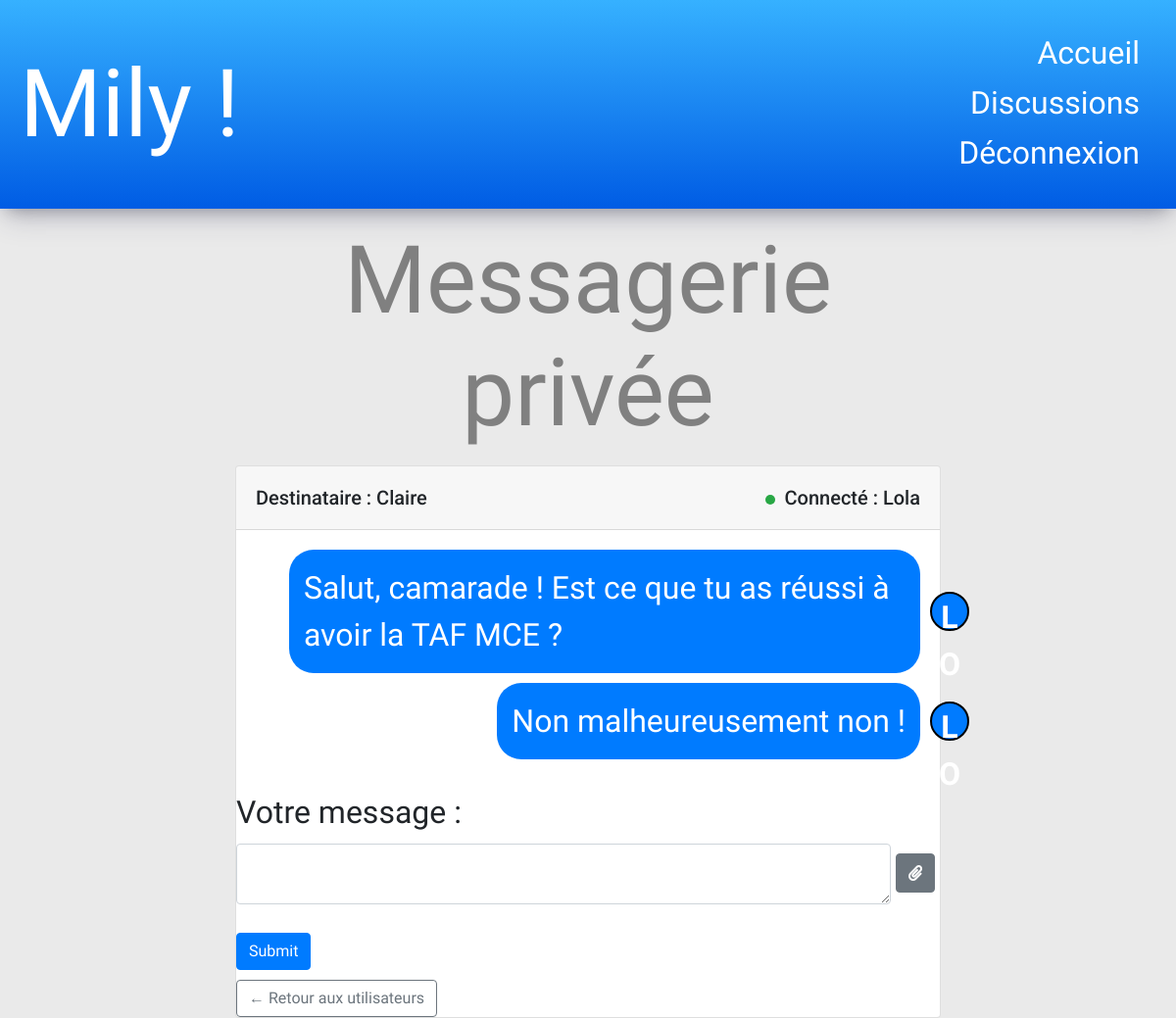
Screenshot of /discussion/message.php?id_user=3 (signed in) with the database file from the repository.
### tables this page shows
CREATE TABLE `user` (
  `id_user` int(11) NOT NULL,
  `username` text NOT NULL,
  `password` text NOT NULL,
  `user_preference` int(11) DEFAULT NULL
);

CREATE TABLE `message` (
  `id` int(11) NOT NULL,
  `message` text NOT NULL,
  `id_destinataire` int(11) NOT NULL,
  `id_auteur` int(11) NOT NULL,
  `id_fichier` int(11) DEFAULT NULL
);

### discussion/message.php (the view, shortened to what this page needs)
<?php
$bdd = new PDO('mysql:host=localhost;port=3306;dbname=tdyivzmprojetapp;charset=utf8', 'root', 'root');
$destinataire = array();
$getid = $_GET['id_user'] ?? $_POST['id_user'] ?? null;
if ((isset($_GET['id_user']) AND !empty($_GET['id_user'])) || (isset($_POST['id_user']) AND !empty($_POST['id_user']))) {
  $getid = isset($_GET['id_user']) ? $_GET['id_user'] : $_POST['id_user'];
  $recupUser= $bdd -> prepare('SELECT * FROM user WHERE id_user = ?');
  $recupUser -> execute(array($getid));
  if ($recupUser->rowCount() > 0){
    $destinataire = $recupUser->fetch();
} else {
    $error =  "Aucun utilisateur trouvé";
}
}else{
  $error = "Aucun identifiant trouvé11";
}
?>
<!DOCTYPE html>
<html lang="fr">
<head>
  <link rel="stylesheet" href="https://maxcdn.bootstrapcdn.com/bootstrap/4.5.2/css/bootstrap.min.css">
  <link rel="stylesheet" href="message.css">
  <link rel="stylesheet" href="https://cdnjs.cloudflare.com/ajax/libs/font-awesome/5.15.3/css/all.min.css">
</head>
<?php
include_once('../header.php');
?>
<body>
<div class="container_bis">
    <div class="row">
      <div class="col-12">
        <h2 class="text-center mt-3 mb-3" style="color: gray;">Messagerie privée</h2>
        <div class="card">
          <div class="card-header custom-card-header">
            <div class="d-flex justify-content-between">
              <span class="destinataire">
                <h5 class="mt-2" style="font-family: 'Roboto', sans-serif;">Destinataire : <?= isset($destinataire['username']) ? $destinataire['username'] : ''; ?></h5>
              </span>
              <span>
                <h5 class="mt-2" style="font-family: 'Roboto', sans-serif;"><span class="status-circle"></span> Connecté : <?= $_SESSION['username']; ?></h5>
              </span>
            </div>
          </div>
          <div class="card-body">
            <div id="messages" class="mb-4">
      <?php
$recupMessages = $bdd->prepare('SELECT * FROM message WHERE id_auteur = ? AND id_destinataire = ? OR id_auteur = ? AND id_destinataire = ?');
$recupMessages->execute(array($_SESSION['id_user'], $getid, $getid, $_SESSION['id_user']));
while ($message = $recupMessages->fetch()) {
  $author = $message['id_auteur'] == $_SESSION['id_user'] ? $_SESSION['username'] : $destinataire['username'];
  $initial = strtoupper(substr($author, 0, 2));
  if ($message['id_destinataire'] == $_SESSION['id_user']) {
?>
      <p class="message message-incoming">
          <?= $message['message']; ?>
          <?php
          if ($message['id_fichier'] !== null) {
            $fichier = $bdd->prepare('SELECT chemin FROM fichiers WHERE id = ?');
            $fichier->execute(array($message['id_fichier']));
            $file = $fichier->fetch(PDO::FETCH_ASSOC);
            echo '<br><a href="' . $file['chemin'] . '" download>Télécharger le fichier</a>';
        }
          ?>
          <span class="circle circle-incoming"><?= $initial; ?></span>
      </p>
<?php
  } elseif ($message['id_destinataire'] == $getid) {
?>
      <p class="message message-outgoing">
          <?= $message['message']; ?>
          <span class="circle circle-outgoing"><?= $initial; ?></span>
      </p>
<?php
  }
}
      ?>
      </div>
     </div>
            <form method="POST" action="" enctype="multipart/form-data">
              <div class="form-group">
                <label for="message">Votre message :</label>
                <div style = "display:flex;">
                  <textarea name="message" id="message" class="form-control"></textarea>
                  <label for="file" class="btn btn-secondary">
                    <span class="fas fa-paperclip"></span>
                  </label>
                </div>
              </div>
      <input type="submit" name="envoyer" class="btn btn-primary">
    </form>
    <div class="bottom-button-container">
        <a href="discussion.php" class="btn btn-outline-secondary">
          <span>&larr;</span> Retour aux utilisateurs
        </a>
    </div>
</div>
</div>
</div>
</div>
</body>
</html>

### discussion/message.css (style rules this page uses)
.container_bis { margin-left: 10vw; margin-right: 10vw; }
@media (orientation = landscape) and (min-width: 900px) { .container_bis { margin-left: 20vw; margin-right: 20vw; } }
.btn { display: inline-block; margin-top: 10px; margin-right: 5px; }
.circle { border: 2px solid black; border-radius: 50%; width: 40px; height: 40px; text-align: center; font-weight: bold; background-color: white; position: absolute; top: 50%; transform: translateY(-50%); }
.circle-outgoing { right: -50px; }
.status-circle { display: inline-block; width: 10px; height: 10px; background-color: #28a745; border-radius: 50%; margin-right: 5px; }
.message { position: relative; padding: 15px; border-radius: 25px; margin-bottom: 10px; clear: both; }
.message-outgoing { background-color: #007bff; color: #fff; float: right; max-width: 95%; }
.circle-outgoing { right: -50px; background-color: #007bff; }
.bottom-button-container { display: flex; justify-content: space-between; align-items: center; }
.form-group { position: relative; }
.btn-secondary { margin-left: 5px; max-height: 40px; align-items: center; justify-content: center; display: flex; }
.destinataire { margin-right: 20px; }
@media (min-width: 992px) { .circle-outgoing { right: -50px; } }
@media (min-width: 992px) { .bottom-button-container { flex-direction: row; } }

### mainStyle.css (style rules this page uses)
@media (orientation: landscape) { body { font-size: 2em; } }
* { margin: 0; }
a { text-decoration: none; color: #ffffff; }

### rows the page displays
user: username "Claire"
message: message "Salut, camarade ! Est ce que tu as réussi à avoir la TAF MCE ?", id_auteur "LO"
message: message "Non malheureusement non !", id_auteur "LO"

### other values shown
$data[0] "Accueil"
$data[0] "Discussions"
$data[0] "Déconnexion"
$_SESSION['username'] "Lola"
